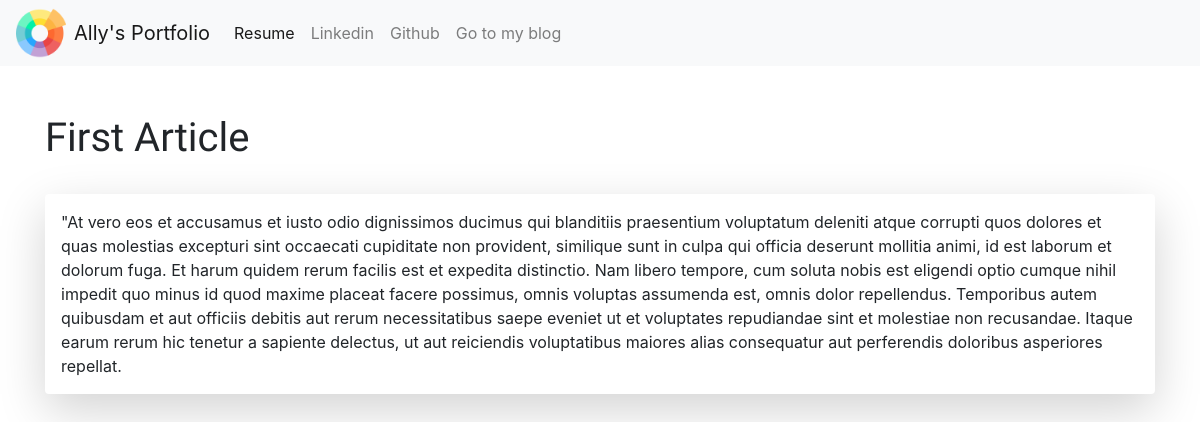
Page /blog/1/ on the committed database.
### blog/models.py (models this page shows, shortened)
class Blog(models.Model):
    title = models.CharField(max_length=200)
    description = models.TextField()
    date = models.DateField()

### blog/views.py (the view)
# urls.py: path('<int:blog_id>/', views.detail, name='detail'),
def detail(request, blog_id):
    blog = get_object_or_404(Blog, pk=blog_id)
    return render(request, 'blog/detail.html', {'blog': blog})

### blog/templates/blog/detail.html
{% extends 'portfolio/base.html' %}
{% block content %}
<div class="container text-centered mt-5">
    <div class="row">
        <div class="col">
            <h1>{{ blog.title }}</h1>
            <br>
            <div class="shadow-lg p-3 mb-5 bg-white rounded">
                {{ blog.description|safe }}
            </div>
        </div>
    </div>
</div>
{% endblock %}

### portfolio/templates/portfolio/base.html (style rules this page uses)
h1 { font-family: Kufam; }

### rows in the picture
Blog: title "First Article", description "\"At vero eos et accusamus et iusto odio dignissimos ducimus qui blanditiis praesentium voluptatum deleniti atque corrupti quos dolores et quas molestias excepturi sint occaecati cupiditate non provident, similique sunt in culpa qui officia deserunt mollitia animi, id est laborum et dolorum fuga. Et harum quidem rerum facilis est et expedita distinctio. Nam libero tempore, cum soluta nobis est eligendi optio cumque nihil impedit quo minus id quod maxime placeat facere possimus, omnis voluptas assumenda est, omnis dolor repellendus. Temporibus autem quibusdam et aut officiis debitis aut rerum necessitatibus saepe eveniet ut et voluptates repudiandae sint et molestiae non recusandae. Itaque…"
